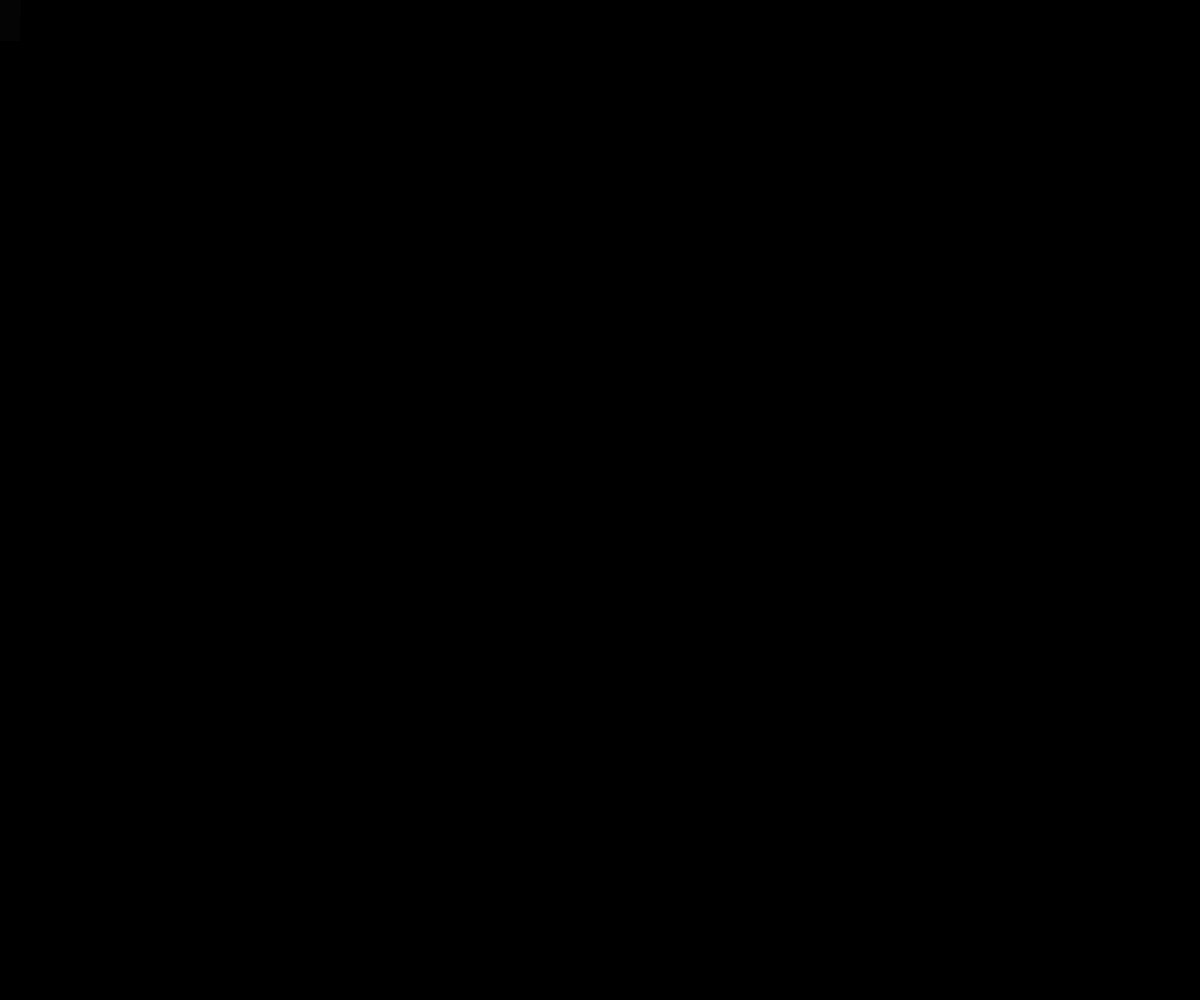
Frame 1 (no input)
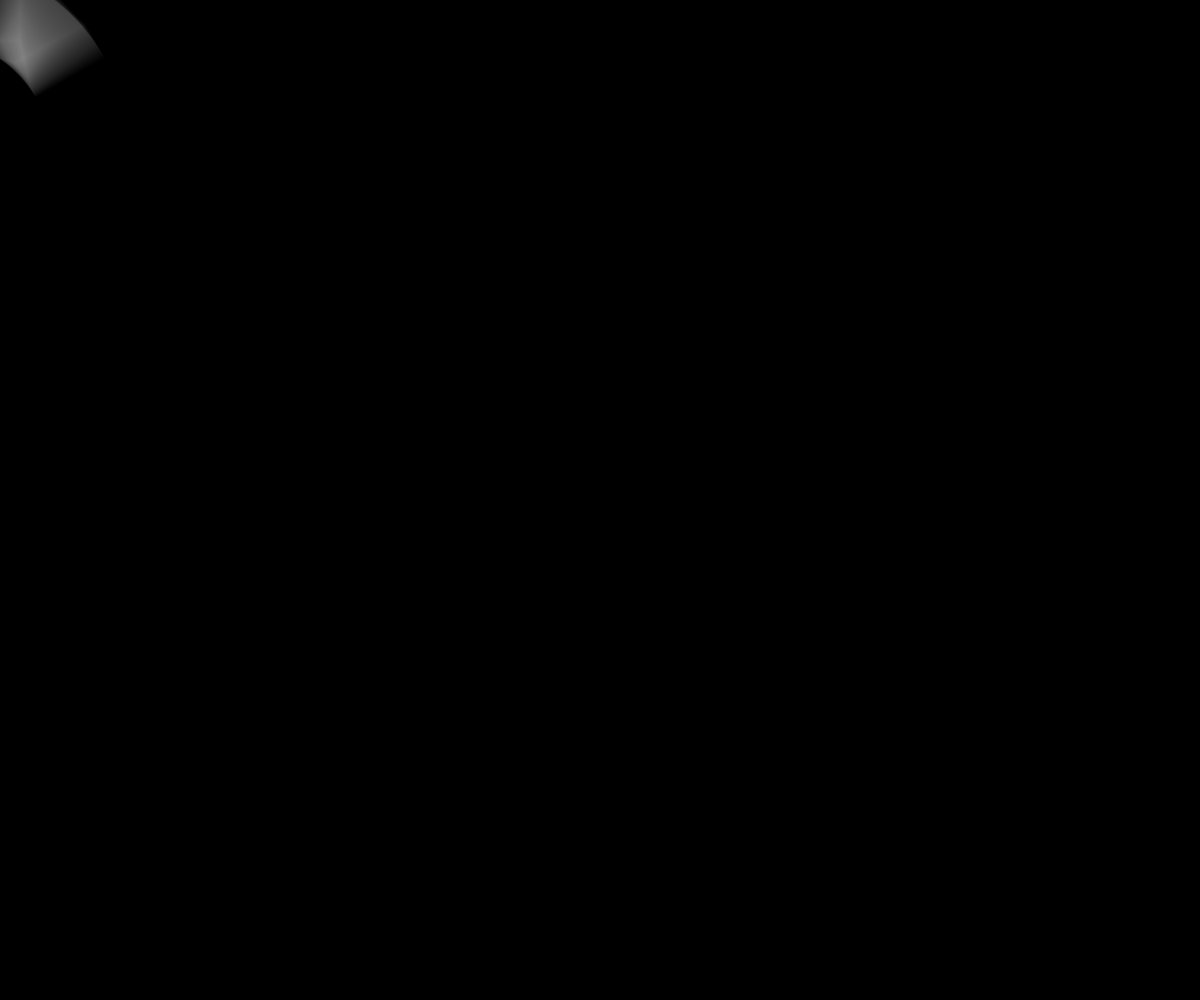
Frame 60 (no input)
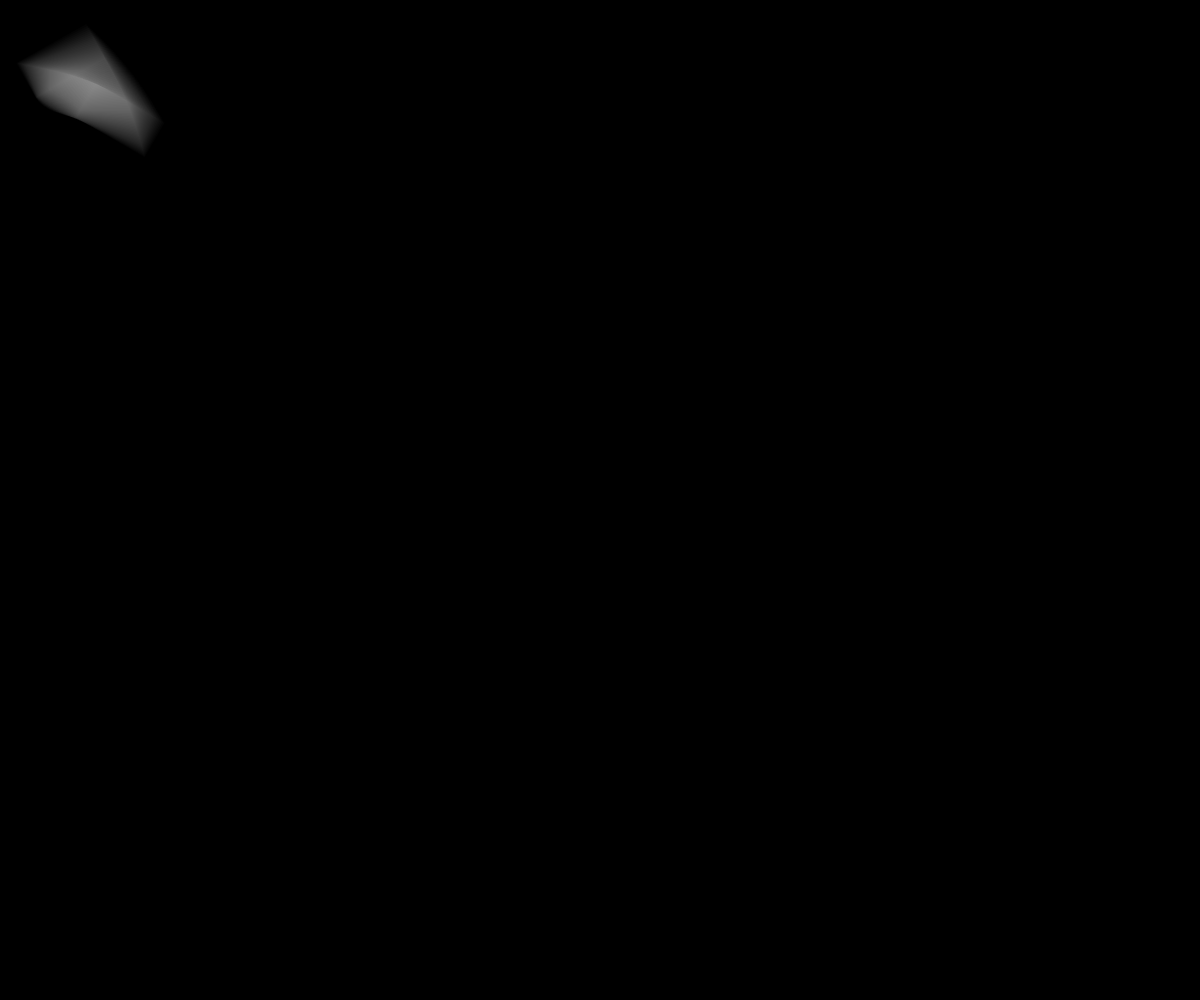
Frame 120 (the mouse pressed at the canvas centre since frame 60)

The p5.js sketch that drew these frames (run headless with seeded random() and noise() and a simulated clock; from frame 60 on, the mouse is pressed at the canvas centre):

// p5.js sketch
// ── sketch.js
function setup() {
  createCanvas(innerWidth, innerHeight);
  background(0);
  // Set rectangle origin to center of the rectangle
  // By default, it is at top left corner
  rectMode(CENTER);
  // set no stroke
  noStroke();
}

function draw() {
  // translate before rotate
  translate(frameCount % width, frameCount % height);
  rotate(radians(frameCount));

  // rgba - red, green, blue, alpha
  fill(255, 255, 255, 4);
  rect(0, 0, 40, 80);
}

// Clear canvas on mouse pressed

function mousePressed() {
  background(0);
}
